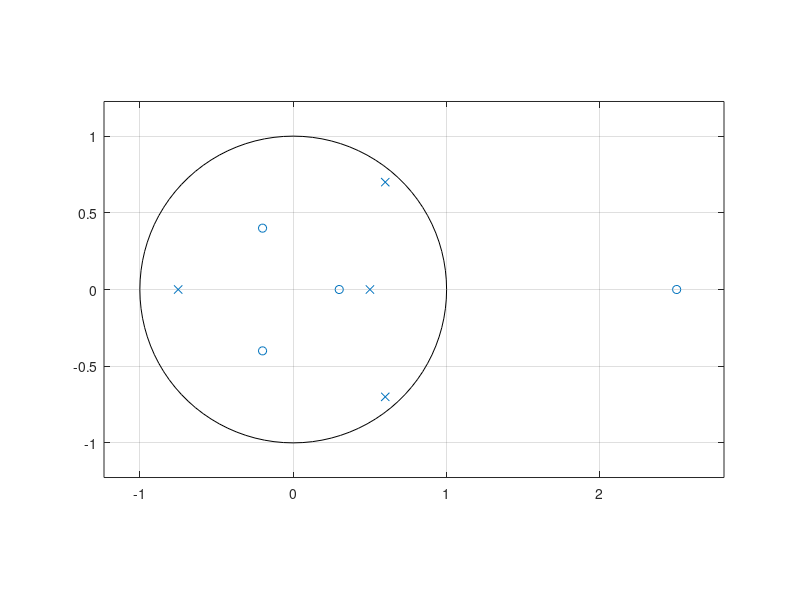

This chart was generated by the following MATLAB code:
z=[0.3; 2.5; -0.2+1i*0.4; -0.2-1i*0.4;];
p=[0.5; -0.75; 0.6+1i*0.7; 0.6-1i*0.7;];
disp(z);
disp(p);
k= 3.9;
[num,den]=zp2tf(z,p,k);
disp('Zeros are at');disp(z);
disp('Poles are at');disp(p);
disp('Gain Constant');disp(k);

radius=abs(p);
disp('Radius of the poles');disp(radius);

zplane(num,den)

sos = zp2sos(z,p,k);
disp('Factored form');disp(sos);